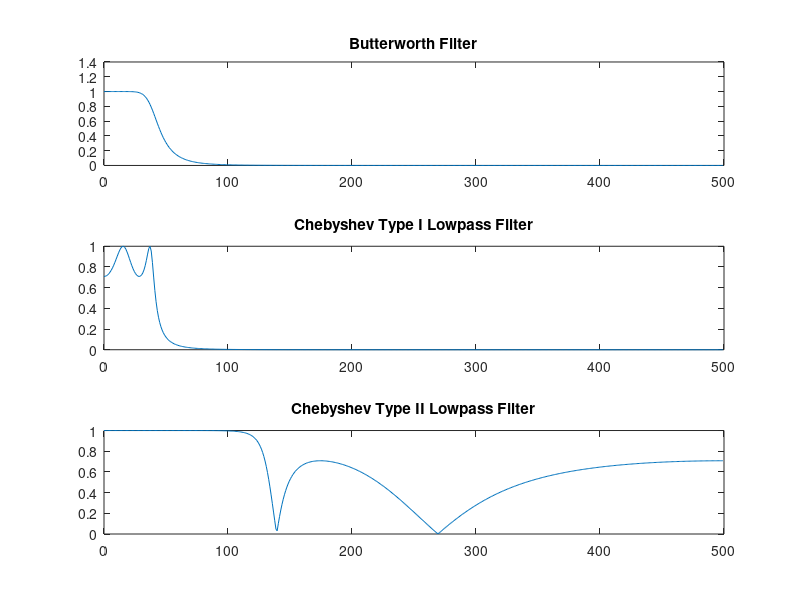

Here is the MATLAB script that generated this plot:
%% Infinite Impulse Response Filter Design
% This code will prove to be classic example for proper use of the given
% functions for Butterworth filter, Chebyshev Type 1 filter and Chebyshev 
% Type 2 Filter Design

%% Inputs Provided


% Passband Attenuation
Ap = 3;

% Sampling Frequency
Fs = 500;

% Stopband Attenuation
As = 60;

% Passband Frequency
Wp = 40;

% Dividing by Sampling Frequeny
Wp = Wp / Fs;

% Stopband Frequency
Ws = 150;

% Dividing by Sampling Frequeny
Ws = Ws / Fs;


%% Verification by butterord

[n,Wn] = buttord(Wp,Ws,Ap,As);
[b,a] = butter(n,Wn);
%figure(); 
[h,w] = freqz(b,a);

W = w*Fs/pi;
h = abs(h);
figure();
subplot(3,1,1);
plot(W,h);
title('Butterworth Filter')

% dataIn = randn(1000,1);
% dataOut = filter(b,a,dataIn);
% figure();
% plot (dataIn);
% figure();
% plot (dataOut);



[n,Wp] = cheb1ord(Wp,Ws,Ap,As);
[b,a] = cheby1(n,Ap,Wp);
[h,w] = freqz(b,a);
W = w*Fs/pi;
h = abs(h);
subplot(3,1,2);
plot(W,h);
title('Chebyshev Type I Lowpass Filter')




[n,Wp] = cheb2ord(Wp,Ws,Ap,As);
[b,a] = cheby2(n,Ap,Wp);
[h,w] = freqz(b,a);
W = w*Fs/pi;
h = abs(h);
subplot(3,1,3);
plot(W,h);
title('Chebyshev Type II Lowpass Filter')



